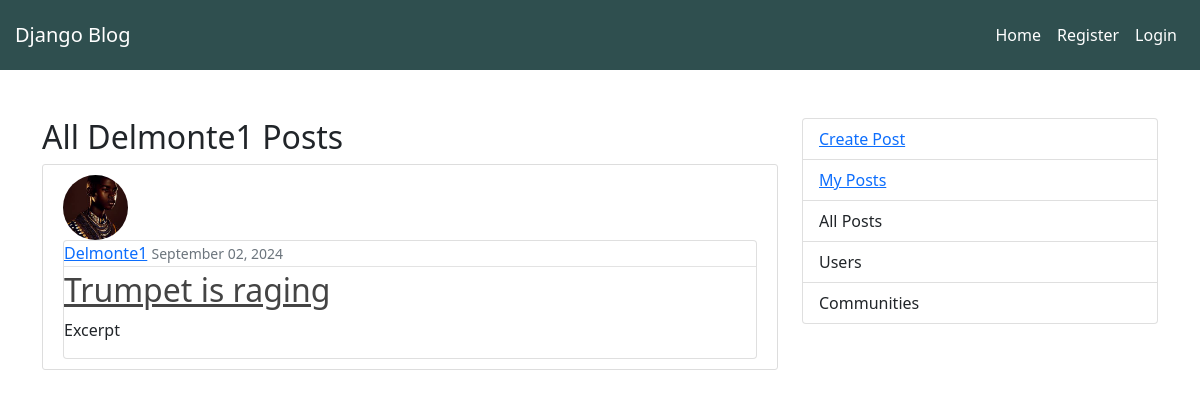
Page /user/3/posts/ on the earlier database version.
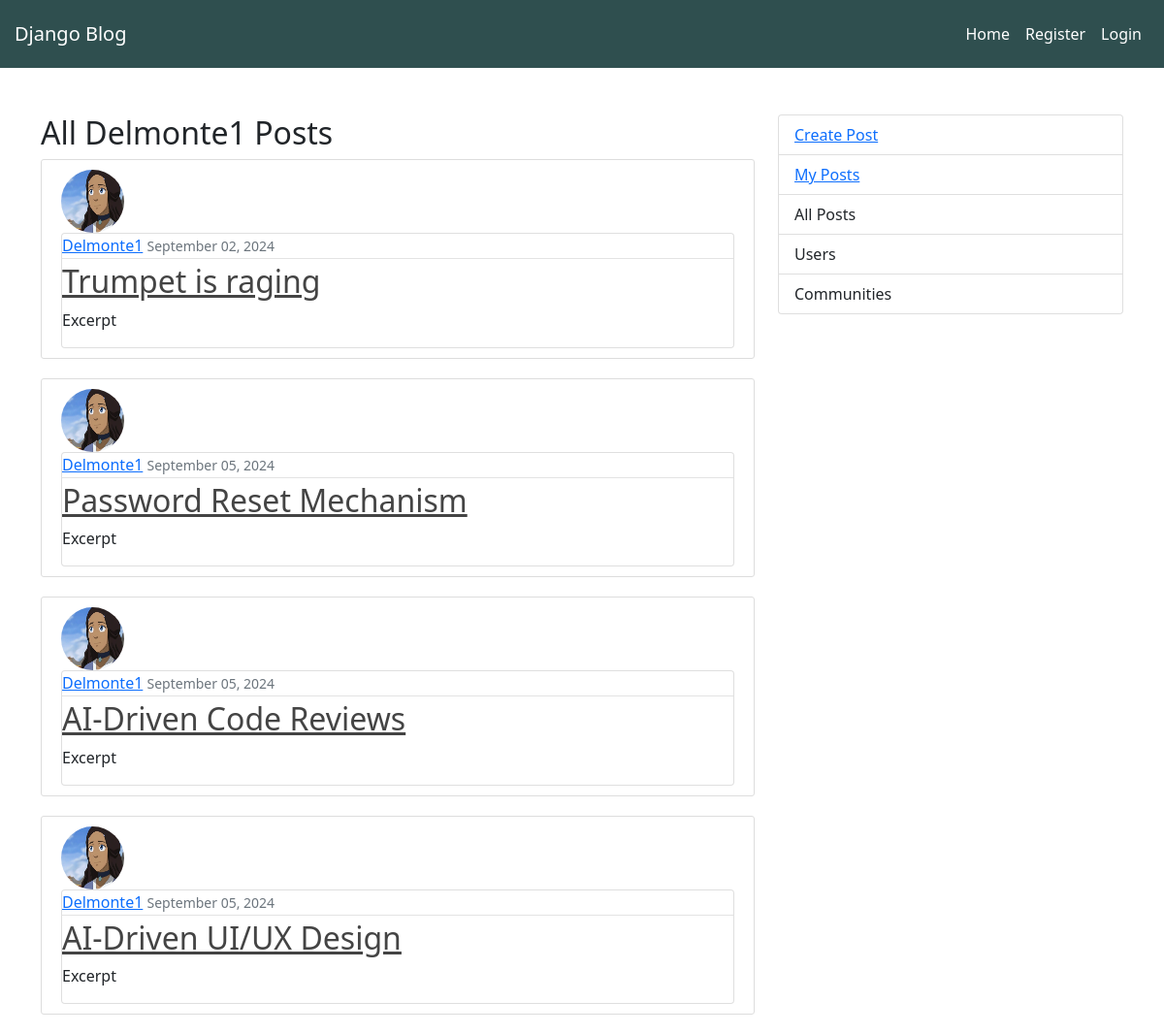
Same page on the later database version.
### newblog/models.py (models this page shows, shortened)
class Post(models.Model):
    title = models.CharField(max_length=200)
    excerpt = models.CharField(default="Excerpt", max_length=200)
    content = models.TextField()
    date_posted = models.DateTimeField(default=timezone.now)
    author = models.ForeignKey(User, on_delete=models.CASCADE)

### users/models.py (models this page shows, shortened)
class Profile(models.Model):
    user = models.OneToOneField(User, on_delete=models.CASCADE)
    image = models.ImageField(default="profile_pics/default.jpg", upload_to="profile_pics")

### newblog/views.py (the view)
# urls.py: path('user/<int:user_id>/posts/', views.userPosts, name='user-posts' ),
def userPosts(request, user_id):
    user = User.objects.filter(pk = user_id).first()
    user_posts = Post.objects.filter(author = user).all()
    context = {
        "posts": user_posts,
        "title":user_posts[0].author.username
    }
    return render(request, "newblog/home.html",context)

### newblog/templates/newblog/home.html (shortened to what this page needs)
{% extends "newblog/base.html" %}
{% block content %}
<div>
    <h2>All {{ title }} Posts</h2>
    {% for post in posts %}
    <article class="media content-section">
        <img class="rounded-circle article-img" src="{{ post.author.profile.image.url }}">
        <div class="media-body card">
            <div class="article-metadata">
                <a class="mr-2" href="{% url 'user-posts' post.author.id %}">{{ post.author }}</a>
                <small class="text-muted">{{ post.date_posted|date:"F d, Y" }}</small>
            </div>
            <h2><a class="article-title" href="{% url 'post-detail' post.pk %}">{{ post.title }}</a></h2>
            <p class="article-content">{{ post.excerpt }}</p>
        </div>
    </article>
    {% endfor %}
</div>
{% endblock content %}

### newblog/templates/newblog/base.html (shortened to what this page needs)
{% load static %}
<!DOCTYPE html>
<html lang="en">
<head>
    <link rel="stylesheet" href="{% static 'newblog/main.css' %}">
    <link href="https://cdn.jsdelivr.net/npm/bootstrap@5.0.2/dist/css/bootstrap.min.css" rel="stylesheet"
>
</head>
<body>
    <header>
        <nav class="navbar navbar-expand-lg navbar-light" style="background-color: darkslategrey; padding: 15px;">
            <a class="navbar-brand text-white" href="#">Django Blog</a>
            <div class="collapse navbar-collapse" id="navbarText">
                <ul class="navbar-nav ms-auto">
                    <li class="nav-item active">
                        <a class="nav-link text-white" href="{% url 'blog-home' %}">Home </span></a>
                    </li>
                    {% if user.is_authenticated %}
                    <li class="nav-item">
                        <a class="nav-link text-white" href="{% url 'users-profile' %}">Profile</a>
                    </li>
                    <li class="nav-item">
                        <a class="nav-link text-white" href="{% url 'users-logout' %}">Logout</a>
                    </li>
                    {% else %}
                    <li class="nav-item">
                        <a class="nav-link text-white" href="{% url 'register' %}">Register</a>
                    </li>
                    <li class="nav-item">
                        <a class="nav-link text-white" href="{% url 'users-login' %}">Login</a>
                    </li>
                    {% endif %}
                </ul>
            </div>
        </nav>
    </header>
    <div class="container mt-5">
        <div class="row">
            <div class="col-md-8">
                <div>
                    {% block content %}
                    {% endblock %}
                </div>
            </div>
            <div class="col-md-4">
                <ul class="list-group">
                    <li class="list-group-item"><a href="{% url 'post-create' %}">Create Post</a></li>
                    <li class="list-group-item"><a href="{% url 'my-posts' %}">My Posts</a></li>
                    <li class="list-group-item">All Posts</li>
                    <li class="list-group-item">Users</li>
                    <li class="list-group-item">Communities</li>
                </ul>
            </div>
        </div>
    </div>
</body>
</html>

### newblog/templates/static/newblog/main.css (style rules this page uses)
.content-section { background: #ffffff; padding: 10px 20px; border: 1px solid #dddddd; border-radius: 3px; margin-bottom: 20px; }
.article-title { color: #444444; }
.article-content { white-space: pre-line; }
.article-img { height: 65px; width: 65px; margin-right: 16px; }
.article-metadata { padding-bottom: 1px; margin-bottom: 4px; border-bottom: 1px solid #e3e3e3 }

Differences in the rows shown:
changed through a linked row, Post "Trumpet is raging": author.profile.image: picture added in place of a placeholder
added Post: author.profile.image (picture), author "Delmonte1", date_posted "September 05, 2024", title "Password Reset Mechanism", excerpt "Excerpt"
added Post: author.profile.image (picture), author "Delmonte1", date_posted "September 05, 2024", title "AI-Driven Code Reviews", excerpt "Excerpt"
added Post: author.profile.image (picture), author "Delmonte1", date_posted "September 05, 2024", title "AI-Driven UI/UX Design", excerpt "Excerpt"
